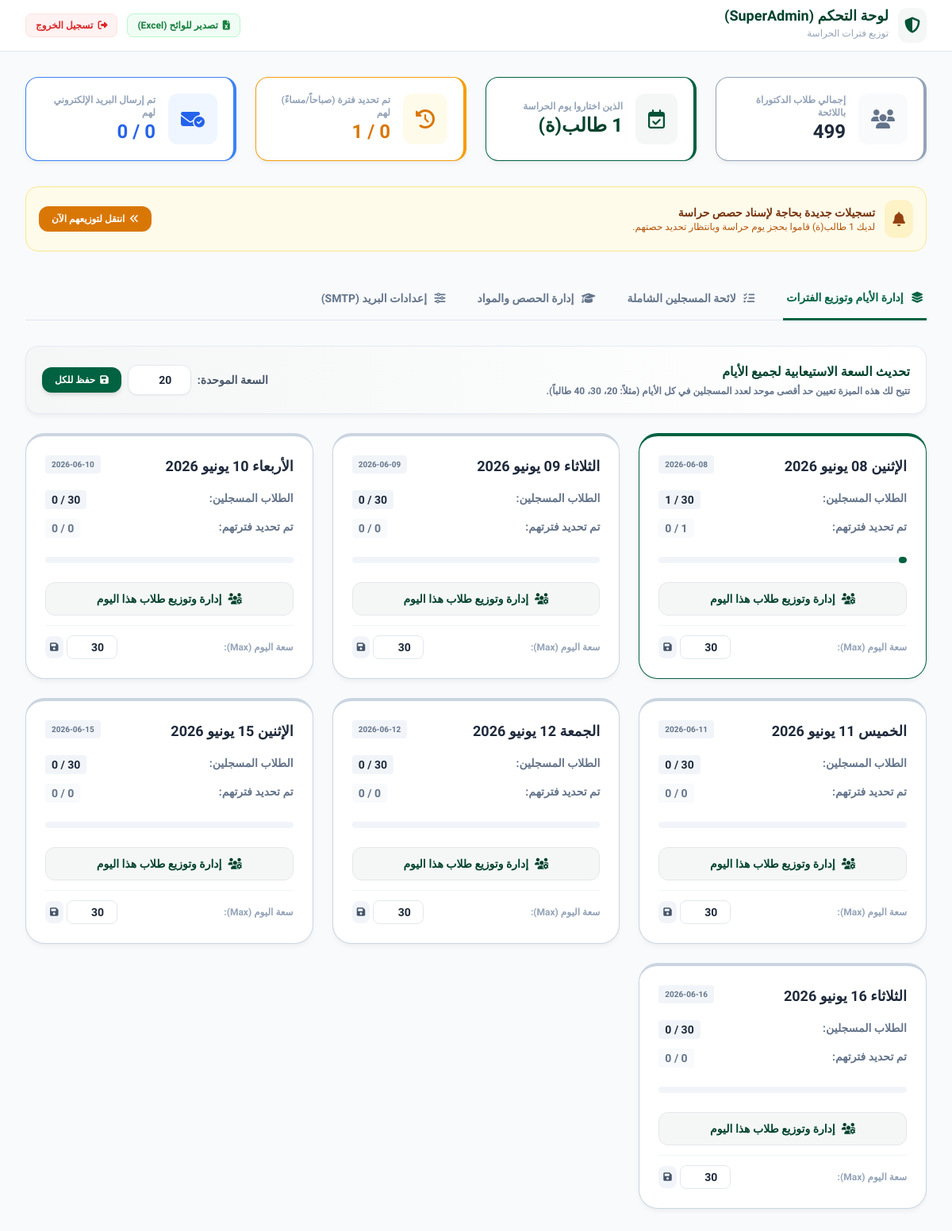
Page /admin (signed in) on the committed database.
### tables this page shows
CREATE TABLE days (
        id INTEGER PRIMARY KEY AUTOINCREMENT,
        day_label TEXT NOT NULL UNIQUE,
        day_date TEXT NOT NULL,
        max_capacity INTEGER DEFAULT 20,
        is_active INTEGER DEFAULT 1
    );

### app.py (the view)
@app.route('/admin')
def admin_dashboard():
    if not session.get('admin_logged_in'):
        return redirect(url_for('admin_login'))
    conn = get_db()
    cursor = conn.cursor()
    cursor.execute('''
        SELECT s.*, se.track, se.module_name, se.time_slot, se.semester, se.group_label
        FROM students s
        LEFT JOIN sessions se ON s.assigned_session_id = se.id
        WHERE s.chosen_day IS NOT NULL
        ORDER BY s.chosen_day, se.time_slot, s.nom_complet
    ''')
    registered = [dict(row) for row in cursor.fetchall()]
    cursor.execute("SELECT COUNT(*) as cnt FROM students")
    total_students = cursor.fetchone()['cnt']
    cursor.execute('''
        SELECT d.*,
               (SELECT COUNT(*) FROM students s WHERE s.chosen_day = d.day_label) as registered_count,
               (SELECT COUNT(*) FROM students s WHERE s.chosen_day = d.day_label AND s.assigned_period IS NOT NULL) as assigned_count
        FROM days d
        ORDER BY d.day_date
    ''')
    days = [dict(row) for row in cursor.fetchall()]
    cursor.execute("SELECT * FROM sessions ORDER BY day_label, track, time_slot")
    all_sessions = [dict(row) for row in cursor.fetchall()]
    conn.close()
    settings = get_settings()
    total_registered = len(registered)
    total_assigned = sum(1 for s in registered if s['assigned_period'] or s['assigned_session_id'])
    total_emailed = sum(1 for s in registered if s['email_sent'] == 1)
    return render_template(
        'admin.html',
        registered=registered,
        days=days,
        sessions=all_sessions,
        settings=settings,
        total_students=total_students,
        total_registered=total_registered,
        total_assigned=total_assigned,
        total_emailed=total_emailed
    )

### app.py (called while the page is built)
def get_db():
    conn = sqlite3.connect(DB_PATH)
    conn.row_factory = sqlite3.Row
    return conn

def get_settings():
    conn = get_db()
    cursor = conn.cursor()
    cursor.execute("SELECT key, value FROM settings")
    settings = {row['key']: row['value'] for row in cursor.fetchall()}
    conn.close()
    return settings

### templates/admin.html (shortened to what this page needs)
<!DOCTYPE html>
<html lang="ar" dir="rtl">
<head>
    <link rel="stylesheet" href="https://cdnjs.cloudflare.com/ajax/libs/font-awesome/6.4.0/css/all.min.css">
    <script src="https://cdn.tailwindcss.com"></script>
</head>
<body class="text-slate-800 pb-12">
    <header class="bg-white border-b border-slate-200 sticky top-0 z-30">
        <div class="max-w-7xl mx-auto px-4 sm:px-6 lg:px-8">
            <div class="flex justify-between h-16 items-center">
                <div class="flex items-center gap-3">
                    <span class="p-2 bg-brand-50 rounded-xl text-brand-600">
                        <i class="fa-solid fa-shield-halved text-xl"></i>
                    </span>
                    <div>
                        <h1 class="text-lg font-extrabold text-brand-700 font-tajawal leading-none">لوحة التحكم (SuperAdmin)</h1>
                        <span class="text-xs text-slate-400">توزيع فترات الحراسة</span>
                    </div>
                </div>
                <div class="flex items-center gap-3">
                    <a href="{{ url_for('export_csv') }}" class="px-3 py-1.5 bg-green-50 text-green-700 text-xs font-bold rounded-lg border border-green-200 hover:bg-green-100 transition-colors flex items-center gap-1.5">
                        <i class="fa-solid fa-file-excel"></i> تصدير للوائح (Excel)
                    </a>
                    <a href="{{ url_for('admin_logout') }}" class="px-3 py-1.5 bg-red-50 text-red-600 text-xs font-bold rounded-lg border border-red-100 hover:bg-red-100 transition-colors flex items-center gap-1.5">
                        <i class="fa-solid fa-right-from-bracket"></i> تسجيل الخروج
                    </a>
                </div>
            </div>
        </div>
    </header>
    <main class="max-w-7xl mx-auto px-4 sm:px-6 lg:px-8 py-8">
        <div class="grid grid-cols-1 sm:grid-cols-2 lg:grid-cols-4 gap-6 mb-8">
            <div class="glass-card rounded-2xl p-5 flex items-center gap-4 border-r-4 border-slate-400">
                <div class="p-4 bg-slate-50 rounded-xl text-slate-500"><i class="fa-solid fa-users text-2xl"></i></div>
                <div>
                    <span class="block text-xs font-bold text-slate-400">إجمالي طلاب الدكتوراة باللائحة</span>
                    <span class="text-2xl font-extrabold text-slate-800">{{ total_students }}</span>
                </div>
            </div>
            <div class="glass-card rounded-2xl p-5 flex items-center gap-4 border-r-4 border-brand-500">
                <div class="p-4 bg-brand-50 rounded-xl text-brand-600"><i class="fa-regular fa-calendar-check text-2xl"></i></div>
                <div>
                    <span class="block text-xs font-bold text-slate-400">الذين اختاروا يوم الحراسة</span>
                    <span class="text-2xl font-extrabold text-brand-700">{{ total_registered }} طالب(ة)</span>
                </div>
            </div>
            <div class="glass-card rounded-2xl p-5 flex items-center gap-4 border-r-4 border-amber-500">
                <div class="p-4 bg-amber-50 rounded-xl text-amber-600"><i class="fa-solid fa-clock-rotate-left text-2xl"></i></div>
                <div>
                    <span class="block text-xs font-bold text-slate-400">تم تحديد فترة (صباحاً/مساءً) لهم</span>
                    <span class="text-2xl font-extrabold text-amber-600">{{ total_assigned }} / {{ total_registered }}</span>
                </div>
            </div>
            <div class="glass-card rounded-2xl p-5 flex items-center gap-4 border-r-4 border-blue-500">
                <div class="p-4 bg-blue-50 rounded-xl text-blue-600"><i class="fa-solid fa-envelope-circle-check text-2xl"></i></div>
                <div>
                    <span class="block text-xs font-bold text-slate-400">تم إرسال البريد الإلكتروني لهم</span>
                    <span class="text-2xl font-extrabold text-blue-600">{{ total_emailed }} / {{ total_assigned }}</span>
                </div>
            </div>
        </div>
        {% set unassigned_count = total_registered - total_assigned %}
        {% if unassigned_count > 0 %}
        <div class="mb-8 p-4 bg-amber-50 border border-amber-200 rounded-2xl flex flex-col sm:flex-row items-start sm:items-center justify-between gap-4">
            <div class="flex items-center gap-3">
                <span class="p-2.5 bg-amber-100 rounded-xl text-amber-800 flex items-center justify-center">
                    <i class="fa-solid fa-bell text-lg animate-bounce"></i>
                </span>
                <div>
                    <h3 class="font-extrabold text-amber-900 text-sm">تسجيلات جديدة بحاجة لإسناد حصص حراسة</h3>
                    <p class="text-xs text-amber-700 font-medium">لديك {{ unassigned_count }} طالب(ة) قاموا بحجز يوم حراسة وبانتظار تحديد حصتهم.</p>
                </div>
            </div>
            <button onclick="switchTab('days-tab')" class="px-4 py-2 bg-amber-600 hover:bg-amber-700 text-white text-xs font-bold rounded-xl shadow-sm hover:shadow-md transition-all flex items-center gap-1.5 self-stretch sm:self-auto justify-center">
                <i class="fa-solid fa-angles-left"></i> انتقل لتوزيعهم الآن
            </button>
        </div>
        {% endif %}
        <div class="border-b border-slate-200 mb-8">
            <nav class="flex gap-8 -mb-px text-sm font-bold">
                <button onclick="switchTab('days-tab')" id="days-tab-btn" class="tab-btn py-4 px-1 border-b-2 border-transparent text-slate-500 hover:text-brand-600 transition-all active">
                    <i class="fa-solid fa-layer-group ml-1.5"></i> إدارة الأيام وتوزيع الفترات
                </button>
                <button onclick="switchTab('all-students-tab')" id="all-students-tab-btn" class="tab-btn py-4 px-1 border-b-2 border-transparent text-slate-500 hover:text-brand-600 transition-all">
                    <i class="fa-solid fa-list-check ml-1.5"></i> لائحة المسجلين الشاملة
                </button>
                <button onclick="switchTab('sessions-tab')" id="sessions-tab-btn" class="tab-btn py-4 px-1 border-b-2 border-transparent text-slate-500 hover:text-brand-600 transition-all">
                    <i class="fa-solid fa-graduation-cap ml-1.5"></i> إدارة الحصص والمواد
                </button>
                <button onclick="switchTab('settings-tab')" id="settings-tab-btn" class="tab-btn py-4 px-1 border-b-2 border-transparent text-slate-500 hover:text-brand-600 transition-all">
                    <i class="fa-solid fa-sliders ml-1.5"></i> إعدادات البريد (SMTP)
                </button>
            </nav>
        </div>
        <section id="days-tab-content" class="tab-content">
            <div class="glass-card rounded-2xl p-5 mb-6 flex flex-col sm:flex-row justify-between items-center gap-4 bg-gradient-to-r from-brand-50 to-white">
                <div>
                    <h3 class="font-bold text-brand-700 text-base">تحديث السعة الاستيعابية لجميع الأيام</h3>
                    <p class="text-xs text-slate-500 font-bold mt-1">تتيح لك هذه الميزة تعيين حد أقصى موحد لعدد المسجلين في كل الأيام (مثلاً: 20، 30، 40 طالباً).</p>
                </div>
                <div class="flex items-center gap-2">
                    <label class="text-sm font-bold text-slate-600">السعة الموحدة:</label>
                    <input type="number" id="global-capacity-input" value="20" min="1"
                           class="w-20 px-3 py-2 bg-white border border-slate-200 rounded-xl outline-none text-center font-bold text-sm focus:border-brand-500 shadow-sm">
                    <button onclick="updateAllDaysCapacity(this)" class="px-4 py-2 bg-brand-500 hover:bg-brand-600 text-white text-xs font-bold rounded-xl shadow-md transition-all flex items-center gap-1.5">
                        <i class="fa-solid fa-floppy-disk"></i> حفظ للكل
                    </button>
                </div>
            </div>
            <div class="grid grid-cols-1 md:grid-cols-2 lg:grid-cols-3 gap-6">
                {% for day in days %}
                    <div class="glass-card rounded-3xl p-6 relative overflow-hidden border-t-4 {% if day.registered_count >= day.max_capacity %}border-red-500{% elif day.registered_count > 0 %}border-brand-500{% else %}border-slate-300{% endif %}">
                        <div class="flex justify-between items-start mb-4">
                            <h3 class="text-lg font-extrabold text-slate-800 font-tajawal">{{ day.day_label }}</h3>
                            <span class="inline-flex items-center gap-1 text-[10px] font-bold px-2 py-1 rounded bg-slate-100 text-slate-500" dir="ltr">
                                {{ day.day_date }}
                            </span>
                        </div>
                        <div class="space-y-3 mb-6">
                            <div class="flex justify-between text-sm">
                                <span class="font-bold text-slate-500">الطلاب المسجلين:</span>
                                <span class="font-bold text-slate-800 bg-slate-100 px-2 py-0.5 rounded" dir="ltr">{{ day.registered_count }} / {{ day.max_capacity }}</span>
                            </div>
                            <div class="flex justify-between text-sm">
                                <span class="font-bold text-slate-500">تم تحديد فترتهم:</span>
                                <span class="font-bold {% if day.assigned_count == day.registered_count and day.registered_count > 0 %}text-green-600 bg-green-50{% elif day.assigned_count > 0 %}text-amber-600 bg-amber-50{% else %}text-slate-500 bg-slate-50{% endif %} px-2 py-0.5 rounded" dir="ltr">{{ day.assigned_count }} / {{ day.registered_count }}</span>
                            </div>
                        </div>
                        <div class="w-full bg-slate-100 rounded-full h-2 mb-6 overflow-hidden">
                            <div class="h-2 rounded-full {% if day.registered_count >= day.max_capacity %}bg-red-500{% else %}bg-brand-500{% endif %}" style="width: {{ (day.registered_count / day.max_capacity) * 100 }}%"></div>
                        </div>
                        <div class="flex flex-col gap-3">
                            <a href="{{ url_for('admin_day_detail', day_label=day.day_label) }}" class="w-full py-2.5 bg-brand-50 hover:bg-brand-500 text-brand-700 hover:text-white border border-brand-200 text-sm font-bold rounded-xl transition-colors text-center flex justify-center items-center gap-2">
                                <i class="fa-solid fa-users-gear"></i> إدارة وتوزيع طلاب هذا اليوم
                            </a>
                            <div class="pt-3 border-t border-slate-100 flex items-center justify-between gap-2">
                                <label class="text-xs font-bold text-slate-400">سعة اليوم (Max):</label>
                                <div class="flex items-center gap-1">
                                    <input type="number" id="capacity-input-{{ day.id }}" value="{{ day.max_capacity }}" min="1"
                                           class="w-16 px-2 py-1 border border-slate-200 rounded-lg text-center font-bold text-sm outline-none focus:border-brand-500">
                                    <button onclick="updateDayCapacity({{ day.id }}, this)"
                                            class="p-1.5 bg-slate-100 hover:bg-slate-200 text-slate-600 rounded-lg transition-all text-xs font-bold" title="حفظ السعة">
                                        <i class="fa-solid fa-floppy-disk"></i>
                                    </button>
                                </div>
                            </div>
                        </div>
                    </div>
                {% endfor %}
            </div>
        </section>
    </main>
</body>
</html>

### templates/admin.html (style rules this page uses)
body { font-family: 'Cairo', 'Tajawal', sans-serif; background-color: #f8fafc; }
.glass-card { background: white; border: 1px solid rgba(226, 232, 240, 0.8); box-shadow: 0 4px 6px -1px rgba(0,0,0,0.05); }
.tab-btn.active { color: #006241; border-bottom: 3px solid #006241; }

### rows in the picture
days: day_label "الإثنين 08 يونيو 2026", day_date "2026-06-08", registered_count "1", max_capacity "30", assigned_count "0"
days: day_label "الثلاثاء 09 يونيو 2026", day_date "2026-06-09", registered_count "0", max_capacity "30", assigned_count "0"
days: day_label "الأربعاء 10 يونيو 2026", day_date "2026-06-10", registered_count "0", max_capacity "30", assigned_count "0"
days: day_label "الخميس 11 يونيو 2026", day_date "2026-06-11", registered_count "0", max_capacity "30", assigned_count "0"
days: day_label "الجمعة 12 يونيو 2026", day_date "2026-06-12", registered_count "0", max_capacity "30", assigned_count "0"
days: day_label "الإثنين 15 يونيو 2026", day_date "2026-06-15", registered_count "0", max_capacity "30", assigned_count "0"
days: day_label "الثلاثاء 16 يونيو 2026", day_date "2026-06-16", registered_count "0", max_capacity "30", assigned_count "0"

### other values in the picture
{{ total_students }} "499"
{{ total_registered }} "1"
{{ total_assigned }} "0"
